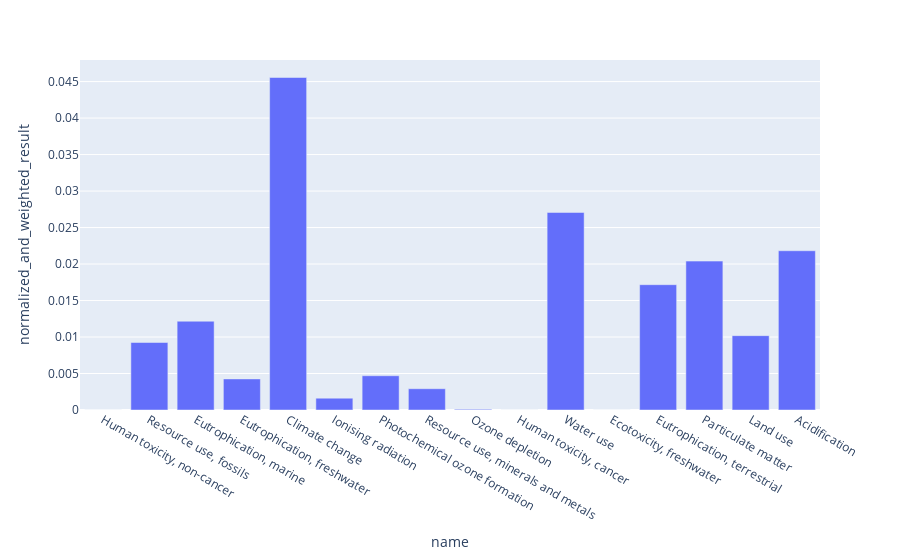
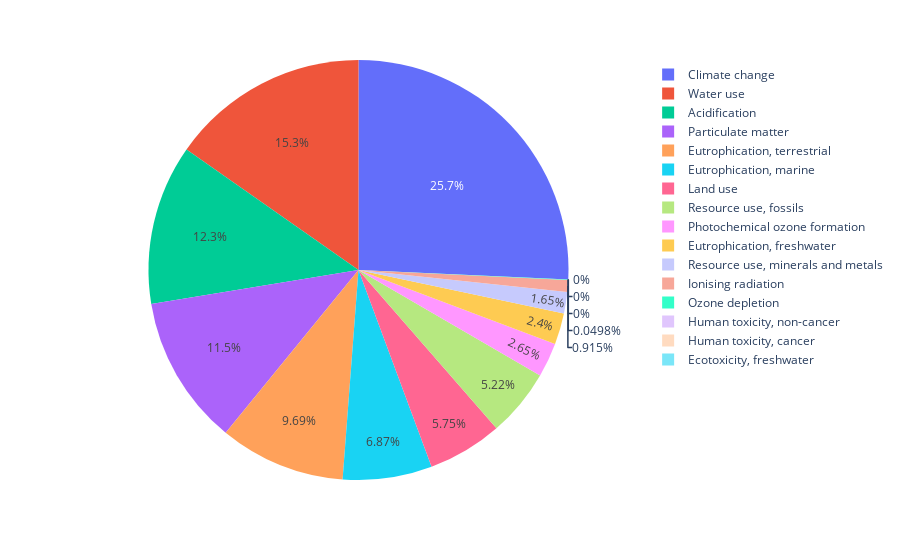

Notebook source saved alongside these figures, in order:
### Code cell
pasta = score_comparison.loc[score_comparison['meal'] == 'Pasta']
pasta.head()

fig = px.bar(pasta, x=pasta.name, y = pasta.normalized_and_weighted_result)
fig.show()

fig2 = px.pie(pasta, values='normalized_and_weighted_result', names = 'name')
fig2.show()

### Figure 1 — Plotly figure (JSON) as saved in the notebook; plotly's stock layout.template omitted (floating-point values rounded to 4 significant figures)
{"data": [{"alignmentgroup": "True", "hovertemplate": "name=%{x}<br>normalized_and_weighted_result=%{y}<extra></extra>", "legendgroup": "", "marker": {"color": "#636efa"}, "name": "", "offsetgroup": "", "orientation": "v", "showlegend": false, "textposition": "auto", "type": "bar", "x": ["Human toxicity, non-cancer", "Resource use, fossils", "Eutrophication, marine", "Eutrophication, freshwater", "Climate change", "Ionising radiation", "Photochemical ozone formation", "Resource use, minerals and metals", "Ozone depletion", "Human toxicity, cancer", "Water use", "Ecotoxicity, freshwater", "Eutrophication, terrestrial", "Particulate matter", "Land use", "Acidification"], "xaxis": "x", "y": [0, 0.009247, 0.01216, 0.004259, 0.04556, 0.001621, 0.004692, 0.002916, 8.825e-05, 0, 0.02706, 0, 0.01717, 0.0204, 0.01019, 0.02182], "yaxis": "y"}], "layout": {"barmode": "relative", "legend": {"tracegroupgap": 0}, "margin": {"t": 60}, "xaxis": {"anchor": "y", "domain": [0, 1], "title": {"text": "name"}}, "yaxis": {"anchor": "x", "domain": [0, 1], "title": {"text": "normalized_and_weighted_result"}}}}

### Figure 2 — Plotly figure (JSON) as saved in the notebook; plotly's stock layout.template omitted (floating-point values rounded to 4 significant figures)
{"data": [{"domain": {"x": [0, 1], "y": [0, 1]}, "hovertemplate": "name=%{label}<br>normalized_and_weighted_result=%{value}<extra></extra>", "labels": ["Human toxicity, non-cancer", "Resource use, fossils", "Eutrophication, marine", "Eutrophication, freshwater", "Climate change", "Ionising radiation", "Photochemical ozone formation", "Resource use, minerals and metals", "Ozone depletion", "Human toxicity, cancer", "Water use", "Ecotoxicity, freshwater", "Eutrophication, terrestrial", "Particulate matter", "Land use", "Acidification"], "legendgroup": "", "name": "", "showlegend": true, "type": "pie", "values": [0, 0.009247, 0.01216, 0.004259, 0.04556, 0.001621, 0.004692, 0.002916, 8.825e-05, 0, 0.02706, 0, 0.01717, 0.0204, 0.01019, 0.02182]}], "layout": {"legend": {"tracegroupgap": 0}, "margin": {"t": 60}}}
